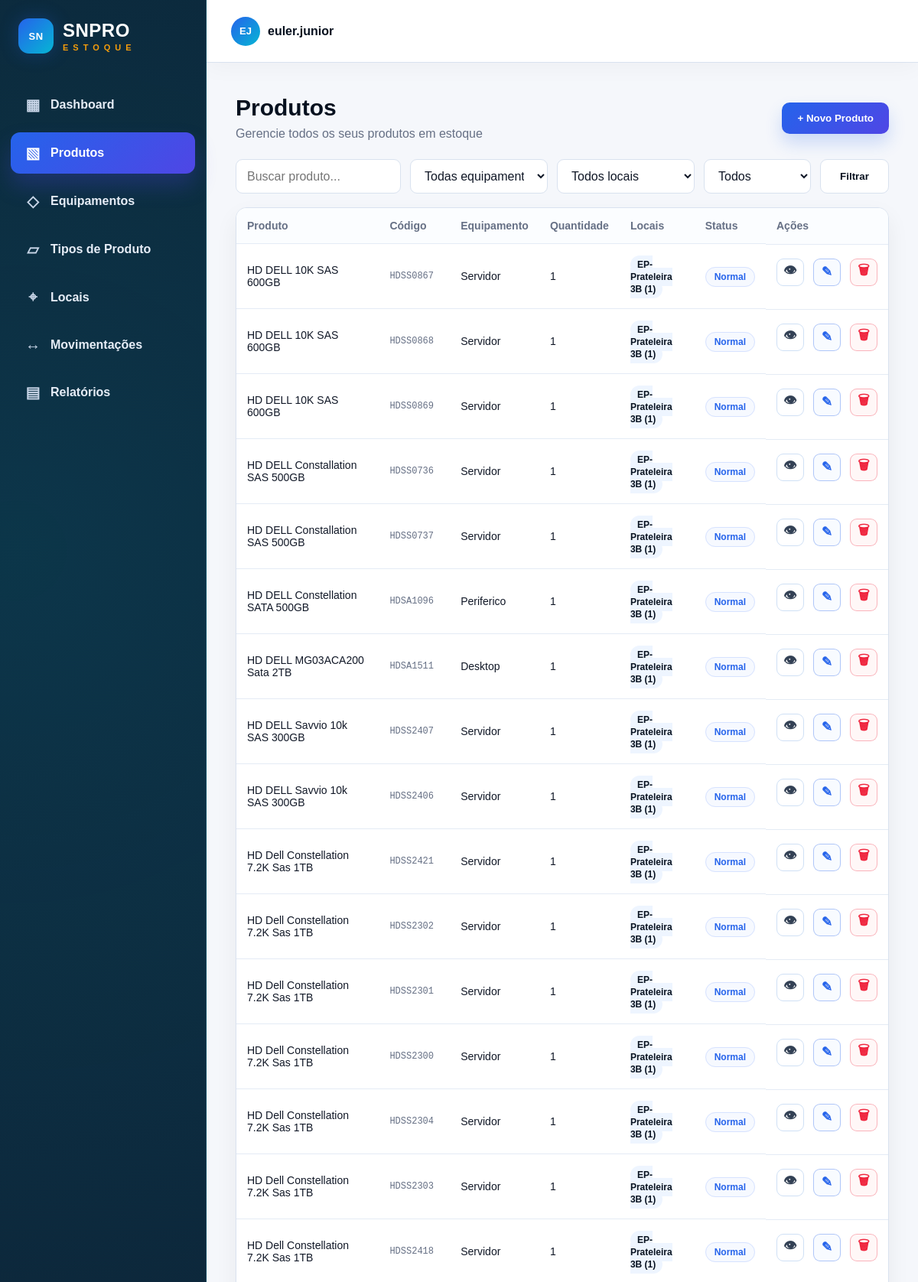
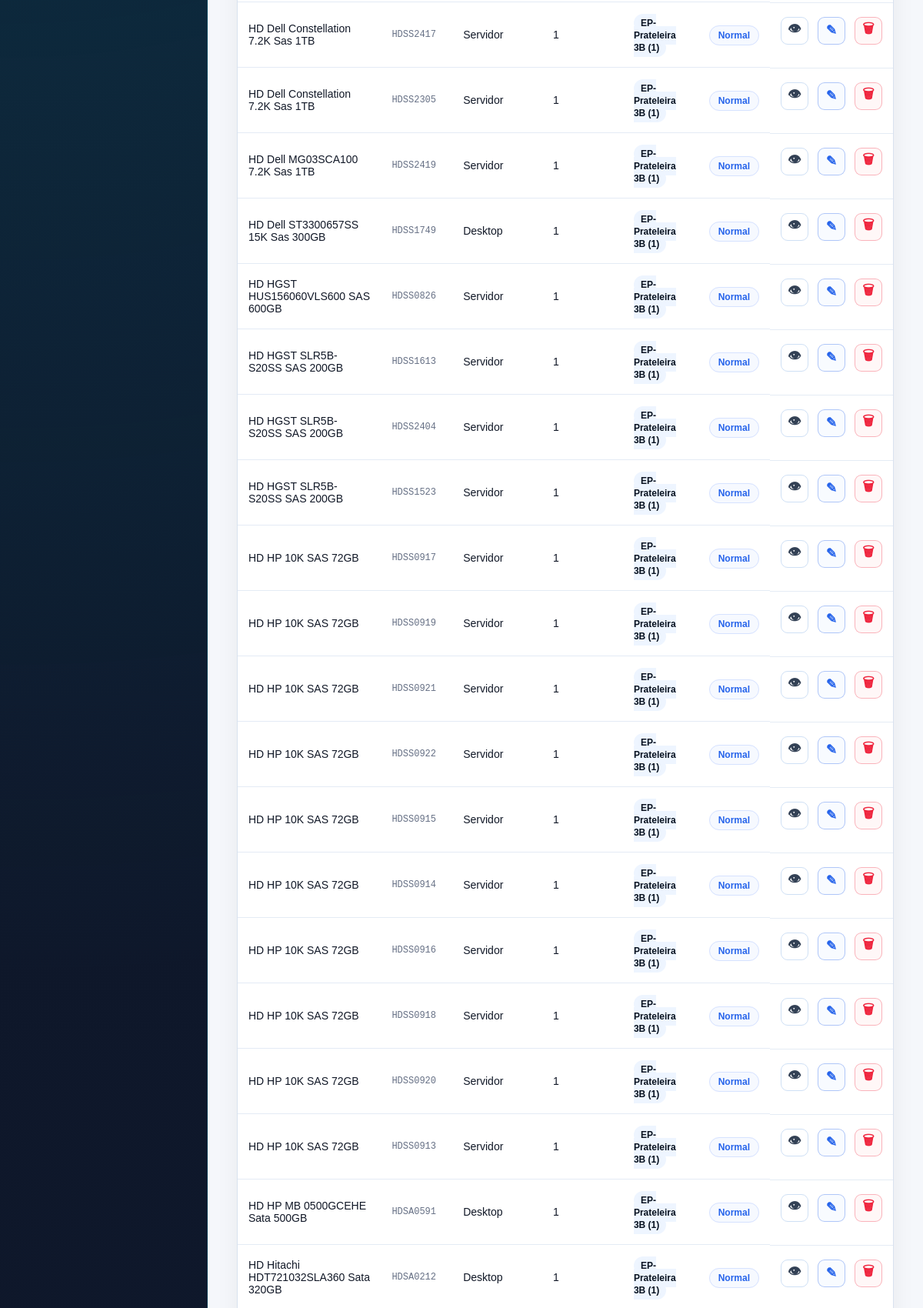
/produtos (upper part), run on the app's committed database (2 pictures, top to bottom).
### app/models.py (models this page shows, shortened)
class Produto(db.Model):
    __tablename__ = "produtos"
    id = db.Column(db.Integer, primary_key=True)
    sku = db.Column(db.String(50), unique=True, nullable=False)
    nome = db.Column(db.String(150), nullable=False)
    equipamento = db.Column(db.String(80), nullable=False)
    tipo_produto = db.Column(db.String(80), nullable=True)
    local = db.Column(db.String(100), nullable=False)
    quantidade = db.Column(db.Integer, nullable=False, default=1)
    estoque_minimo = db.Column(db.Integer, nullable=False, default=1)
    ticket_medio = db.Column(db.Float, nullable=False, default=0.01)
    status = db.Column(db.String(30), nullable=False, default="Ativo")
    descricao = db.Column(db.Text, nullable=True)
    @property
    def status_estoque(self):
        if self.quantidade <= self.estoque_minimo:
            return "Estoque Baixo"
        return "Normal"

### app/routes.py (the view)
@main.route("/produtos")
def produtos():
    busca = request.args.get("busca", "").strip()
    equipamento = request.args.get("equipamento", "").strip()
    local = request.args.get("local", "").strip()
    status = request.args.get("status", "").strip()
    query = Produto.query
    if busca:
        query = query.filter(or_(Produto.nome.ilike(f"%{busca}%"), Produto.sku.ilike(f"%{busca}%")))
    if equipamento:
        query = query.filter(Produto.equipamento == equipamento)
    if local:
        query = query.filter(Produto.local == local)
    if status:
        query = query.filter(Produto.status == status)
    produtos_lista = query.order_by(Produto.nome.asc()).all()
    return render_template(
        "produtos.html",
        active_page="produtos",
        produtos=produtos_lista,
        equipamentos=_nomes_equipamentos_ativas(),
        tipos_produto=_nomes_tipos_ativos(),
        locais=_nomes_locais_ativos(),
        busca=busca,
        equipamento=equipamento,
        local=local,
        status=status,
    )

### app/routes.py (called while the page is built)
def _normalizar_chave(valor):
    valor = normalize("NFKD", str(valor or "")).encode("ascii", "ignore").decode("ascii")
    return valor.strip().lower().replace(" ", "_").replace("-", "_")

def _corrigir_nome_tipo_produto(nome):
    texto = str(nome or "").strip()
    if not texto:
        return texto
    correcoes = {
        "memoria": "Memória",
    }
    return correcoes.get(_normalizar_chave(texto), texto)

def _corrigir_texto_produto(nome):
    texto = str(nome or "").strip()
    return texto.replace("Memoria", "Memória").replace("memoria", "memória")

def _garantir_equipamentos_padrao():
    if Equipamento.query.count() == 0:
        for nome, descricao in EQUIPAMENTOS_PADRAO:
            db.session.add(Equipamento(nome=nome, descricao=descricao, status="Ativo"))
        db.session.commit()

def _nomes_equipamentos_ativas():
    _garantir_equipamentos_padrao()
    return [c.nome for c in Equipamento.query.filter_by(status="Ativo").order_by(Equipamento.nome.asc()).all()]

def _garantir_tipos_padrao():
    if TipoProduto.query.count() == 0:
        for nome, descricao in TIPOS_PRODUTO_PADRAO:
            db.session.add(TipoProduto(nome=nome, descricao=descricao, status="Ativo"))
        db.session.commit()
    _aplicar_correcoes_padrao()

def _nomes_tipos_ativos():
    _garantir_tipos_padrao()
    return [t.nome for t in TipoProduto.query.filter_by(status="Ativo").order_by(TipoProduto.nome.asc()).all()]

def _garantir_locais_padrao():
    if Local.query.count() == 0:
        for nome, endereco, descricao in LOCAIS_PADRAO:
            db.session.add(Local(nome=nome, endereco=endereco, descricao=descricao, status="Ativo"))
        db.session.commit()

def _nomes_locais_ativos():
    _garantir_locais_padrao()
    return [l.nome for l in Local.query.filter_by(status="Ativo").order_by(Local.nome.asc()).all()]

### app/templates/produtos.html (shortened to what this page needs)
{% extends "base.html" %}
{% block content %}
<section class="page-header">
    <div>
        <h1>Produtos</h1>
        <p>Gerencie todos os seus produtos em estoque</p>
    </div>
    <button class="btn-primary" onclick="openCreateModal()">+ Novo Produto</button>
</section>
<form class="filters" method="get" action="{{ url_for('main.produtos') }}">
    <input type="text" name="busca" placeholder="Buscar produto..." value="{{ busca }}">
    <select name="equipamento">
        <option value="">Todas equipamentos</option>
    </select>
    <select name="local">
        <option value="">Todos locais</option>
    </select>
    <select name="status">
        <option value="">Todos</option>
    </select>
    <button class="btn-light" type="submit">Filtrar</button>
</form>
<div class="table-card">
    <table>
        <thead>
            <tr>
                <th>Produto</th>
                <th>Código</th>
                <th>Equipamento</th>
                <th>Quantidade</th>
                <th>Locais</th>
                <th>Status</th>
                <th>Ações</th>
            </tr>
        </thead>
        <tbody>
            {% for produto in produtos %}
            <tr>
                <td>{{ produto.nome }}</td>
                <td class="code">{{ produto.sku }}</td>
                <td>{{ produto.equipamento }}</td>
                <td>{{ produto.quantidade }}</td>
                <td><span class="pill">{{ produto.local }} ({{ produto.quantidade }})</span></td>
                <td><span class="status-low">{{ produto.status_estoque }}</span></td>
                <td class="actions">
                    <button title="Visualizar" class="icon-btn view" type="button">👁</button>
                    <button title="Editar" class="icon-btn edit" type="button" onclick="openEditModal(this)"
                        data-id="{{ produto.id }}"
                        data-sku="{{ produto.sku }}"
                        data-nome="{{ produto.nome }}"
                        data-equipamento="{{ produto.equipamento }}"
                        data-tipo-produto="{{ produto.tipo_produto or '' }}"
                        data-local="{{ produto.local }}"
                        data-quantidade="{{ produto.quantidade }}"
                        data-estoque-minimo="{{ produto.estoque_minimo }}"
                        data-status="{{ produto.status }}"
                        data-descricao="{{ produto.descricao or '' }}">✎</button>
                    <form method="post" action="{{ url_for('main.excluir_produto', produto_id=produto.id) }}" data-confirm-kind="produto" data-confirm-article="este">
                        <button title="Excluir" class="icon-btn danger" type="submit">🗑</button>
                    </form>
                </td>
            </tr>
            {% else %}
            <tr>
                <td colspan="7" class="empty">Nenhum produto encontrado.</td>
            </tr>
            {% endfor %}
        </tbody>
    </table>
</div>
{% endblock %}

### app/static/css/style.css (style rules this page uses)
:root { --snpro-ink: #07111f; --snpro-sidebar: #0d1526; --snpro-sidebar-2: #111c33; --snpro-blue: #2563eb; --snpro-cyan: #06b6d4; --snpro-violet: #4f46e5; --snpro-accent: #f59e0b; --snpro-bg: #f5f7fb; --snpro-card: #ffffff; --snpro-text: #111827; --snpro-muted: #667085; --snpro-border: #d9e2ef; --danger: #ef233c; }
* { box-sizing: border-box; }
body { margin: 0; font-family: Arial, sans-serif; background: var(--snpro-bg); color: var(--snpro-text); }
.page-header { display: flex; justify-content: space-between; align-items: center; padding: 42px 38px 24px; }
h1 { margin: 0; font-size: 30px; color: var(--snpro-ink); }
p { margin: 8px 0 0; color: var(--snpro-muted); }
.btn-primary { border: 0; background: linear-gradient(135deg, var(--snpro-blue), var(--snpro-violet)); color: white; padding: 13px 20px; border-radius: 10px; font-weight: 900; cursor: pointer; box-shadow: 0 12px 22px rgba(37,99,235,.20); }
.btn-light { border: 1px solid var(--snpro-border); background: white; padding: 12px 16px; border-radius: 9px; cursor: pointer; color: var(--snpro-ink); font-weight: 800; }
.filters { display: grid; grid-template-columns: 1fr 180px 180px 140px 90px; gap: 12px; padding: 0 38px 18px; }
input, select, textarea { width: 100%; border: 1px solid var(--snpro-border); border-radius: 9px; padding: 12px 14px; background: white; font: inherit; color: var(--snpro-text); }
.table-card { margin: 0 38px 36px; background: white; border: 1px solid var(--snpro-border); border-radius: 14px; overflow: hidden; box-shadow: 0 12px 30px rgba(7,17,31,.06); }
table { width: 100%; border-collapse: collapse; }
th { text-align: left; font-size: 14px; color: var(--snpro-muted); padding: 15px 14px; font-weight: 900; background: #fbfdff; }
td { padding: 18px 14px; border-top: 1px solid #e4ebf5; font-size: 14px; vertical-align: middle; }
.code { color: var(--snpro-muted); font-family: Consolas, monospace; font-size: 12px; }
.pill { background: #eef5ff; color: var(--snpro-ink); padding: 5px 9px; border-radius: 999px; font-size: 12px; font-weight: 900; }
.status-low { border: 1px solid #d6e2ff; padding: 5px 11px; border-radius: 999px; font-size: 12px; font-weight: 900; background: #f6f9ff; color: var(--snpro-blue); }
.actions { display: flex; gap: 12px; align-items: center; }
.actions form { margin: 0; }
.icon-btn { width: 36px; height: 36px; display: inline-flex; align-items: center; justify-content: center; border: 1px solid #cfe0f5; border-radius: 9px; background: #ffffff; cursor: pointer; font-size: 17px; font-weight: 900; transition: .15s ease; }
.icon-btn.view { color: #334155; }
.icon-btn.edit { color: var(--snpro-blue); border-color: rgba(37,99,235,.35); background: #f8fbff; }
.icon-btn.danger { color: var(--danger); border-color: rgba(239,35,60,.32); background: #fff7f7; }
:root { --chart-1: #2563eb; --chart-2: #7c3aed; --chart-3: #0891b2; --chart-4: #16a34a; --chart-5: #f59e0b; --chart-6: #ef233c; --chart-7: #475569; --chart-8: #db2777; }

### data on the page
Produto: nome "HD DELL 10K SAS 600GB", sku "HDSS0867", equipamento "Servidor", quantidade "1", local "EP-Prateleira 3B", status_estoque "Normal"
Produto: nome "HD DELL 10K SAS 600GB", sku "HDSS0868", equipamento "Servidor", quantidade "1", local "EP-Prateleira 3B", status_estoque "Normal"
Produto: nome "HD DELL 10K SAS 600GB", sku "HDSS0869", equipamento "Servidor", quantidade "1", local "EP-Prateleira 3B", status_estoque "Normal"
Produto: nome "HD DELL Constallation SAS 500GB", sku "HDSS0736", equipamento "Servidor", quantidade "1", local "EP-Prateleira 3B", status_estoque "Normal"
Produto: nome "HD DELL Constallation SAS 500GB", sku "HDSS0737", equipamento "Servidor", quantidade "1", local "EP-Prateleira 3B", status_estoque "Normal"
Produto: nome "HD DELL Constellation SATA 500GB", sku "HDSA1096", equipamento "Periferico", quantidade "1", local "EP-Prateleira 3B", status_estoque "Normal"
Produto: nome "HD DELL MG03ACA200 Sata 2TB", sku "HDSA1511", equipamento "Desktop", quantidade "1", local "EP-Prateleira 3B", status_estoque "Normal"
Produto: nome "HD DELL Savvio 10k SAS 300GB", sku "HDSS2407", equipamento "Servidor", quantidade "1", local "EP-Prateleira 3B", status_estoque "Normal"
Produto: nome "HD DELL Savvio 10k SAS 300GB", sku "HDSS2406", equipamento "Servidor", quantidade "1", local "EP-Prateleira 3B", status_estoque "Normal"
Produto: nome "HD Dell Constellation 7.2K Sas 1TB", sku "HDSS2421", equipamento "Servidor", quantidade "1", local "EP-Prateleira 3B", status_estoque "Normal"
Produto: nome "HD Dell Constellation 7.2K Sas 1TB", sku "HDSS2302", equipamento "Servidor", quantidade "1", local "EP-Prateleira 3B", status_estoque "Normal"
Produto: nome "HD Dell Constellation 7.2K Sas 1TB", sku "HDSS2301", equipamento "Servidor", quantidade "1", local "EP-Prateleira 3B", status_estoque "Normal"
Produto: nome "HD Dell Constellation 7.2K Sas 1TB", sku "HDSS2300", equipamento "Servidor", quantidade "1", local "EP-Prateleira 3B", status_estoque "Normal"
Produto: nome "HD Dell Constellation 7.2K Sas 1TB", sku "HDSS2304", equipamento "Servidor", quantidade "1", local "EP-Prateleira 3B", status_estoque "Normal"
Produto: nome "HD Dell Constellation 7.2K Sas 1TB", sku "HDSS2303", equipamento "Servidor", quantidade "1", local "EP-Prateleira 3B", status_estoque "Normal"
Produto: nome "HD Dell Constellation 7.2K Sas 1TB", sku "HDSS2418", equipamento "Servidor", quantidade "1", local "EP-Prateleira 3B", status_estoque "Normal"
Produto: nome "HD Dell Constellation 7.2K Sas 1TB", sku "HDSS2417", equipamento "Servidor", quantidade "1", local "EP-Prateleira 3B", status_estoque "Normal"
Produto: nome "HD Dell Constellation 7.2K Sas 1TB", sku "HDSS2305", equipamento "Servidor", quantidade "1", local "EP-Prateleira 3B", status_estoque "Normal"
Produto: nome "HD Dell MG03SCA100 7.2K Sas 1TB", sku "HDSS2419", equipamento "Servidor", quantidade "1", local "EP-Prateleira 3B", status_estoque "Normal"
Produto: nome "HD Dell ST3300657SS 15K Sas 300GB", sku "HDSS1749", equipamento "Desktop", quantidade "1", local "EP-Prateleira 3B", status_estoque "Normal"
Produto: nome "HD HGST HUS156060VLS600 SAS 600GB", sku "HDSS0826", equipamento "Servidor", quantidade "1", local "EP-Prateleira 3B", status_estoque "Normal"
Produto: nome "HD HGST SLR5B-S20SS SAS 200GB", sku "HDSS1613", equipamento "Servidor", quantidade "1", local "EP-Prateleira 3B", status_estoque "Normal"
Produto: nome "HD HGST SLR5B-S20SS SAS 200GB", sku "HDSS2404", equipamento "Servidor", quantidade "1", local "EP-Prateleira 3B", status_estoque "Normal"
Produto: nome "HD HGST SLR5B-S20SS SAS 200GB", sku "HDSS1523", equipamento "Servidor", quantidade "1", local "EP-Prateleira 3B", status_estoque "Normal"
Produto: nome "HD HP 10K SAS 72GB", sku "HDSS0917", equipamento "Servidor", quantidade "1", local "EP-Prateleira 3B", status_estoque "Normal"
Produto: nome "HD HP 10K SAS 72GB", sku "HDSS0919", equipamento "Servidor", quantidade "1", local "EP-Prateleira 3B", status_estoque "Normal"
Produto: nome "HD HP 10K SAS 72GB", sku "HDSS0921", equipamento "Servidor", quantidade "1", local "EP-Prateleira 3B", status_estoque "Normal"
Produto: nome "HD HP 10K SAS 72GB", sku "HDSS0922", equipamento "Servidor", quantidade "1", local "EP-Prateleira 3B", status_estoque "Normal"
Produto: nome "HD HP 10K SAS 72GB", sku "HDSS0915", equipamento "Servidor", quantidade "1", local "EP-Prateleira 3B", status_estoque "Normal"
Produto: nome "HD HP 10K SAS 72GB", sku "HDSS0914", equipamento "Servidor", quantidade "1", local "EP-Prateleira 3B", status_estoque "Normal"
Produto: nome "HD HP 10K SAS 72GB", sku "HDSS0916", equipamento "Servidor", quantidade "1", local "EP-Prateleira 3B", status_estoque "Normal"
Produto: nome "HD HP 10K SAS 72GB", sku "HDSS0918", equipamento "Servidor", quantidade "1", local "EP-Prateleira 3B", status_estoque "Normal"
Produto: nome "HD HP 10K SAS 72GB", sku "HDSS0920", equipamento "Servidor", quantidade "1", local "EP-Prateleira 3B", status_estoque "Normal"
Produto: nome "HD HP 10K SAS 72GB", sku "HDSS0913", equipamento "Servidor", quantidade "1", local "EP-Prateleira 3B", status_estoque "Normal"
Produto: nome "HD HP MB 0500GCEHE Sata 500GB", sku "HDSA0591", equipamento "Desktop", quantidade "1", local "EP-Prateleira 3B", status_estoque "Normal"
Produto: nome "HD Hitachi HDT721032SLA360 Sata 320GB", sku "HDSA0212", equipamento "Desktop", quantidade "1", local "EP-Prateleira 3B", status_estoque "Normal"
